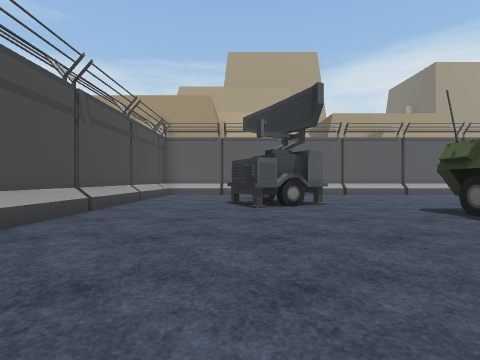
View 1 (above)

18 first-person views from a walk through a scene from a Unity 3-D project. The camera is 1.2 m above the floor, looks level and sees 85° across. The floor is counted in squares, 2 m on a side. Each view is taken from the middle of a square. On the plan, view 1 faces up. The plan holds only what a view shows up to about 9 squares ahead; the rest is blank. The place goes on beyond the plan. The player character is not drawn. Some animated figures are left out. Door leaves are left out, so doorways stand open. Some surface patterns are stand-ins.

View 2
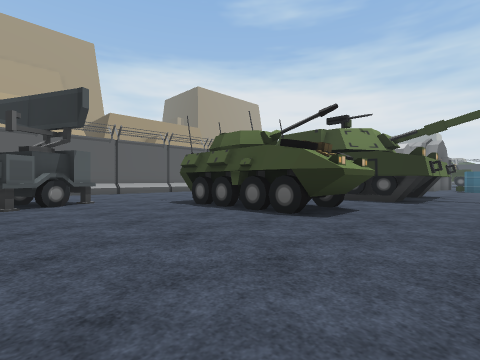

View 3
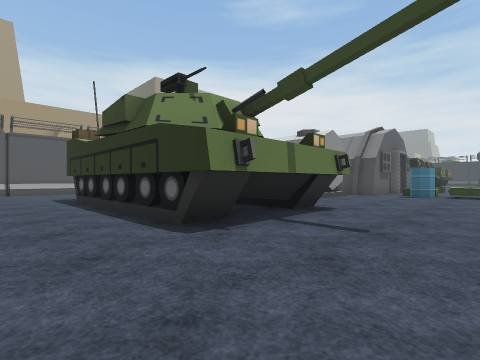

View 4
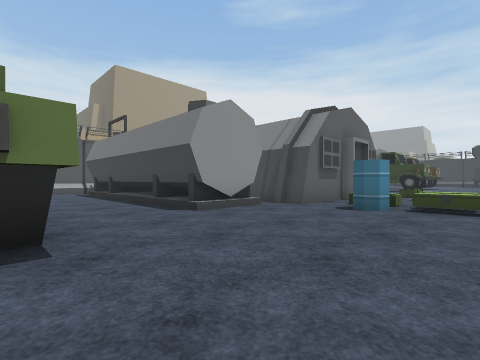

View 5
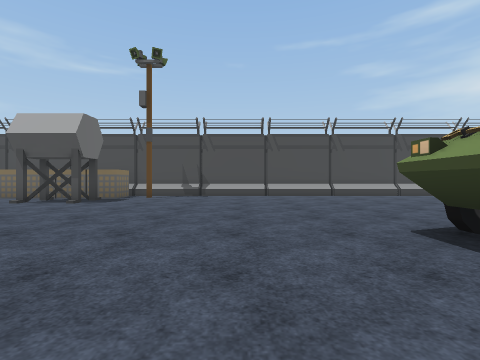

View 6
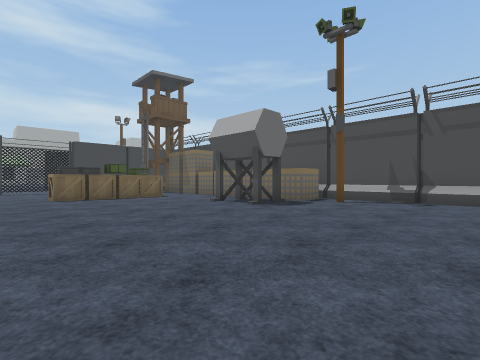

View 7
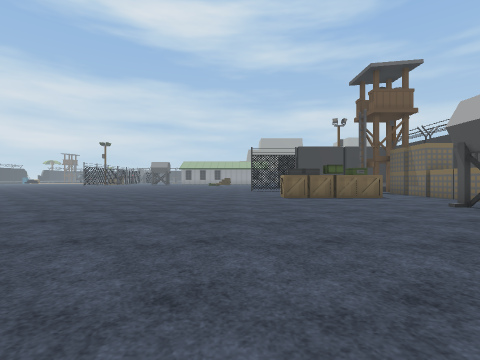

View 8
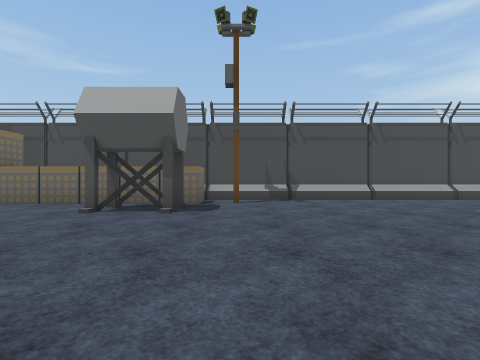

View 9
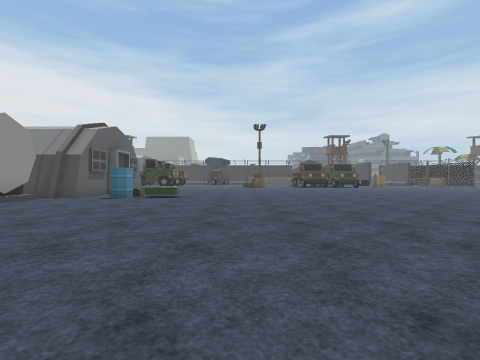

View 10
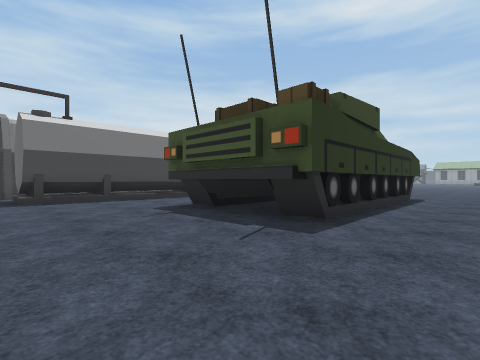

View 11
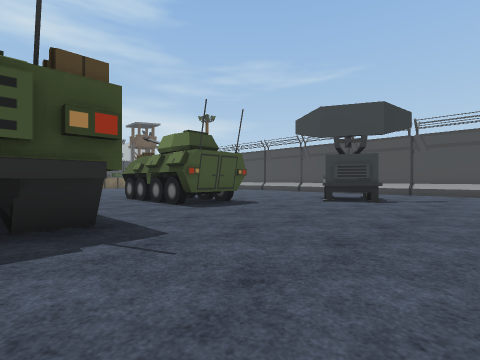

View 12
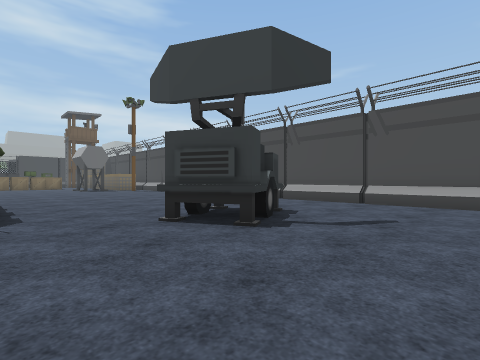

View 13
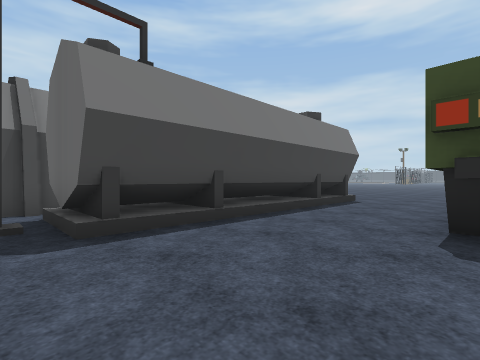

View 14
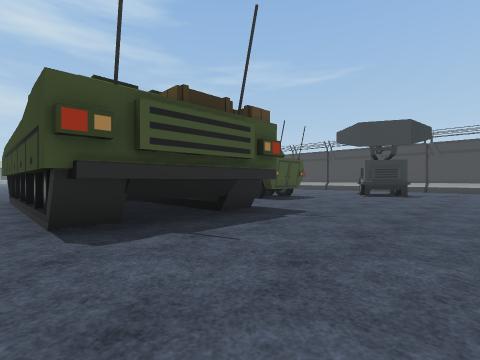

View 15
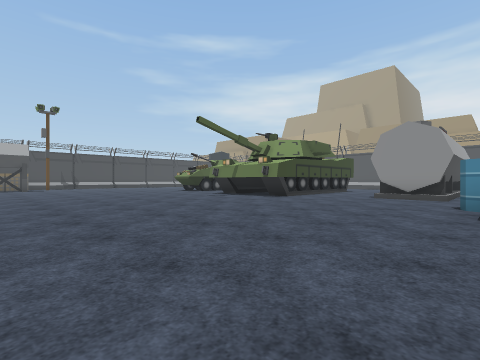

View 16
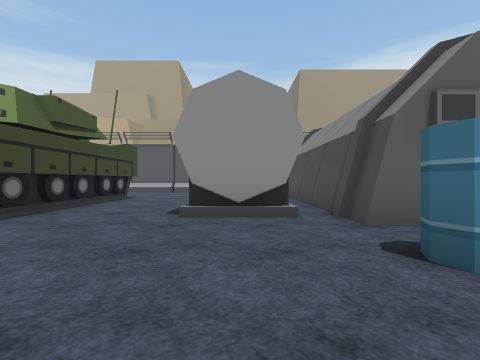

View 17
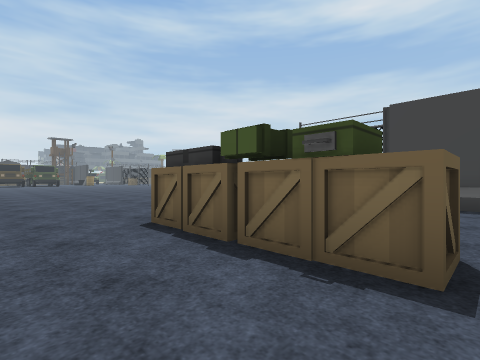

View 18
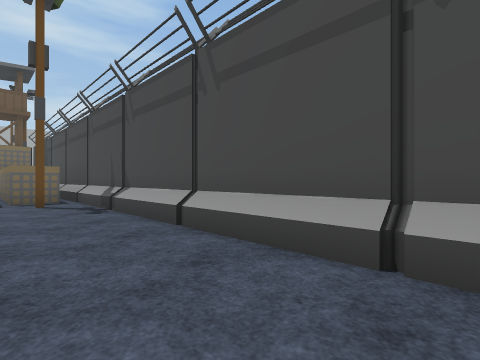

### Floor plan
Points are (right, up) in squares from view 1. A wall is a line through its corners. A room is listed if a view was taken in it or the views show most of it. See-through windows are left out.
Room 1 (views 1, 2, 3, 4, 5, 6, 7, 8, 9, 10, 11, 12, 13, 14, 15, 16, 17, 18)
walls: (8, 0.2) (7.6, 7) (11.5, 7) (11.5, 0.3) (7.9, 0.3) (7.9, 1.2); (5.5, 0.8) (4.1, 0.8) (3.9, 1.3); (8.8, 0.5) (7.9, 0.5); (8.8, 0.8) (7.9, 0.8); (8.8, 0.9) (7.9, 0.9); (8.2, 1.5) (8.2, 2.1); (4.1, 0.8) (3.8, 1.4); (11.5, 0.5) (10.6, 0.5); (8.1, 3.7) (8, 4.5); (11.5, 0.8) (10.6, 0.8); (8, 4.7) (8, 5.5); (11.2, 3.1) (11.2, 2.5); (5.5, 5) (5.5, 3.2); (3.9, 4.4) (3.9, 5) (5.8, 5) (5.8, 1.8); (4.3, 4.7) (3.8, 4.7); (8, 5.6) (7.9, 7); (11.2, 5) (11.2, 4.5); (7.9, 6.3) (8.7, 6.3); (7.9, 6.5) (11.5, 6.5); (10.6, 6.3) (11.5, 6.3); (14.9, 2.5) (14.1, 2.5) (14.1, 9) (15.5, 9); (15.8, 2.3) (14.1, 2.3); (15.8, 4.2) (15.8, 2.5) (15.1, 2.5); (17, 2) (16.5, 2); (17.5, 1.5) (16.7, 1.5) (16.7, 9.8); (14.1, 9.2) (15.9, 9.2); (-3.1, 9.8) (-3.1, -7.4)
low walls: (11.5, 0.9) (10.8, 0.9); (4.5, 4.2) (5.2, 4.2); (-2.9, 9.8) (-2.9, -7.1)
ways out: gap at (15, 10)
objects: other object (-2, -10); other object (-2, -9); other object (-2, -8); other object (-2, -7); other object (-2, -6); other object (-2, -5); other object (0, -7) to (0, -6); other object (0, 6) to (2, 7); other object (1, -10); other object (2, -10); other object (3, -10); other object (4, 2); other object (4, 3); other object (4, 4); other object (6, 2); other object (6, 3); other object (6, 4); other object (17, -2); other object (17, -1); other object (17, 0); other object (17, 1)

Positions as (right, up) in squares from view 1, and headings:
1: (0, 0), facing up
2: (0, -1), facing up-right
3: (6, -2), facing up-right
4: (11, -2), facing up-right
5: (7, -1), facing left
6: (5, -1), facing down-left
7: (5, -1), facing down
8: (5, -4), facing left
9: (8, -4), facing right
10: (6, 10), facing down-right
11: (9, 10), facing down-left
12: (4, 10), facing down-left
13: (11, 10), facing down-right
14: (12, 10), facing down-left
15: (17, -7), facing up-left
16: (15, -2), facing up
17: (0, -8), facing down-right
18: (-1, 3), facing down-left
